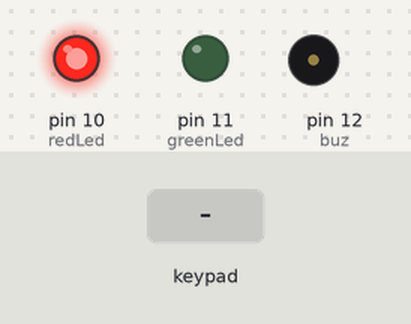
This sketch was run on a simulated Arduino Uno, built with avr-gcc and run on an emulated ATmega328P. Parts: output pins drawn as LEDs (lit = HIGH), buzzer (waves = sounding). The inputs (shaded band) are chosen by the test bench. What the sketch prints to the serial monitor is not drawn.

Above: at 1.2 s.
1.3 s: keypad keys 6 5 5 6 pressed 0.4 s apart
At 4.6 s:
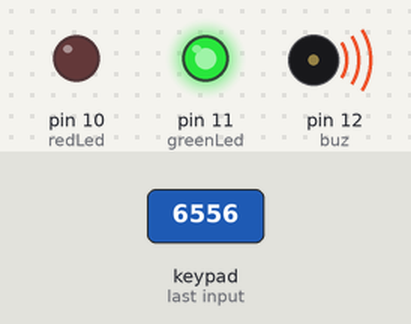
At 5.6 s:
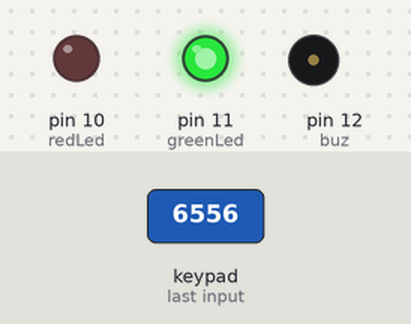
5.9 s: keypad keys 9 8 7 6 pressed 0.4 s apart
At 9.2 s:
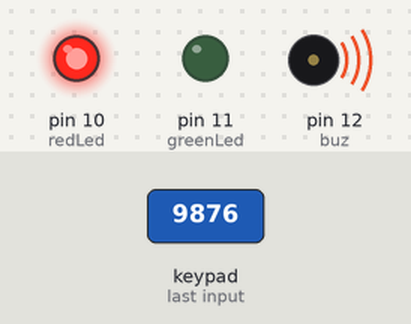
Timing chart, 0 to 10.9 s (numbered marks = the images above; inputs shaded):
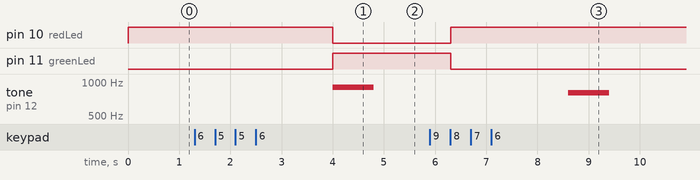

Measured:
- after the input at 1.3 s, pin 10 (redLed): HIGH → LOW after 2.7 s; pin 11 (greenLed): LOW → HIGH after 2.7 s; tone on pin 12 (buz): silent → 900 Hz after 2.7 s, → silent 0.80 s later
- after the input at 5.9 s, tone on pin 12 (buz): silent → 800 Hz after 2.7 s, → silent 0.80 s later

The sketch:

code.ino
```cpp
#include<Keypad.h>


const byte row = 4;
const byte col = 4;
const int redLed= 10;
const int greenLed= 11;
const int buz = 12;

char numPad [row][col]={
  {'1', '2','3'},{'4','5','6'},
  {'7','8','9'},{'*','0','#'}
};

byte rowPin[row]={9,8,7,6};
byte colPin[col]={5,4,3,2};

String password= "6556";
String vatup = "";

Keypad cKeypad = Keypad(makeKeymap(numPad), rowPin ,colPin ,row , col);

void setup()
{
  pinMode(redLed, OUTPUT);
  pinMode(greenLed,OUTPUT);
  pinMode(buz,OUTPUT);
  digitalWrite(redLed,HIGH);
  Serial.begin(9600);
  Serial.print("Enter Passcode: ");
}

  void loop(){

  char cKey =cKeypad.getKey();

  if (cKey){
    if(vatup.length() < 4) {
      Serial.print("*");
      vatup+= cKey;

    }
  }
  if (vatup.length()==4){
    delay(1500);
    if(password==vatup){
      Serial.println("\nEnter");
      digitalWrite(redLed,LOW);
      digitalWrite(greenLed,HIGH);
      tone(buz,900);
      delay(800);
      noTone(buz);
    }else{
      Serial.println("\nWrong Passcode ");
      digitalWrite(redLed,HIGH);
      digitalWrite(greenLed,LOW);
      tone(buz,800);
      delay(800);
      noTone(buz);
      delay(800);
    }
    delay(1500);
    vatup="";
    Serial.println("Enter password: ");
    digitalWrite(redLed,HIGH);
    digitalWrite(greenLed,LOW);
  }
  }
```
